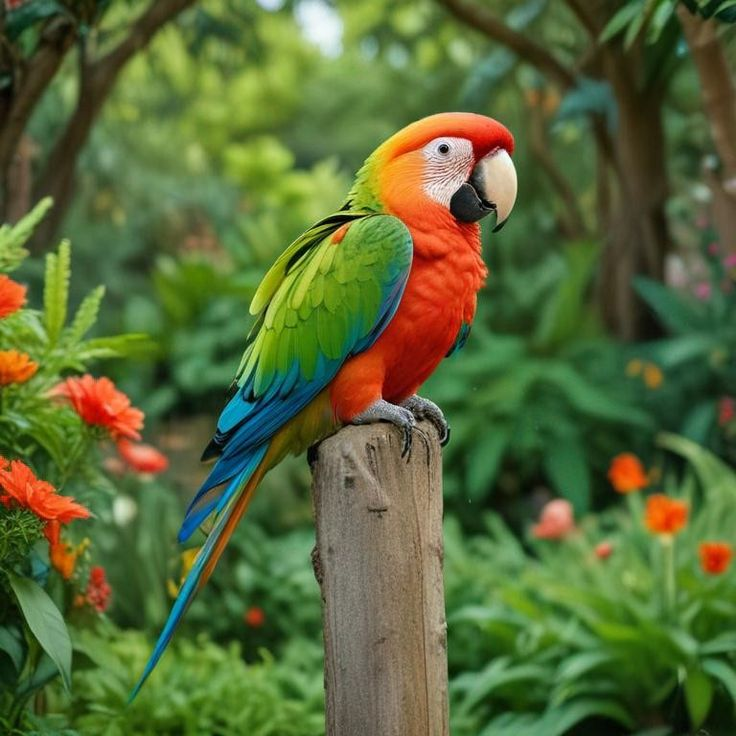
#> input picture 03_colorspaces/bird.jpeg, 736 x 736 px
$ python main.py
#> lines starting #> are read from the running program, lines starting #| are printed output that depends on the picture
import cv2

img = cv2.imread('bird.jpeg')
#> img is the input picture: shape (736, 736, 3); mean B, G, R 55.2, 105, 88.2

img_bgr = cv2.cvtColor(img, cv2.COLOR_RGB2BGR)
img_gray = cv2.cvtColor(img, cv2.COLOR_RGB2GRAY)
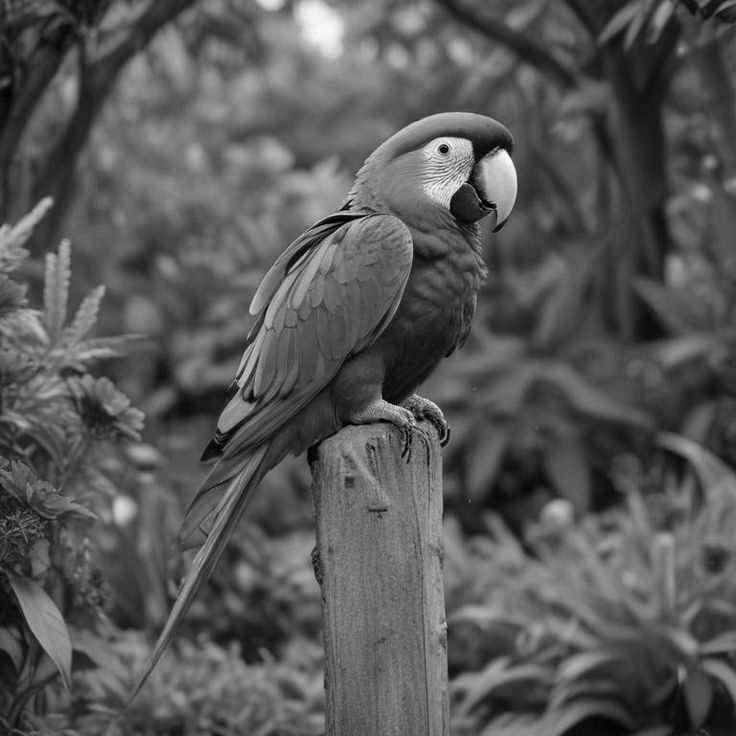
#> img_gray: shape (736, 736); min 0, max 251, mean 88.2
img_hsv = cv2.cvtColor(img, cv2.COLOR_RGB2HSV)
#> img_hsv: shape (736, 736, 3); mean H, S, V 76.9, 140.2, 115.7

cv2.imshow('img', img)
cv2.imshow('img_bgr', img_bgr)
cv2.imshow('img_gray', img_gray)
cv2.imshow('img_hsv', img_hsv)

cv2.waitKey(0)

$ run again, with 03_colorspaces/img_hsv.jpeg copied over 03_colorspaces/bird.jpeg
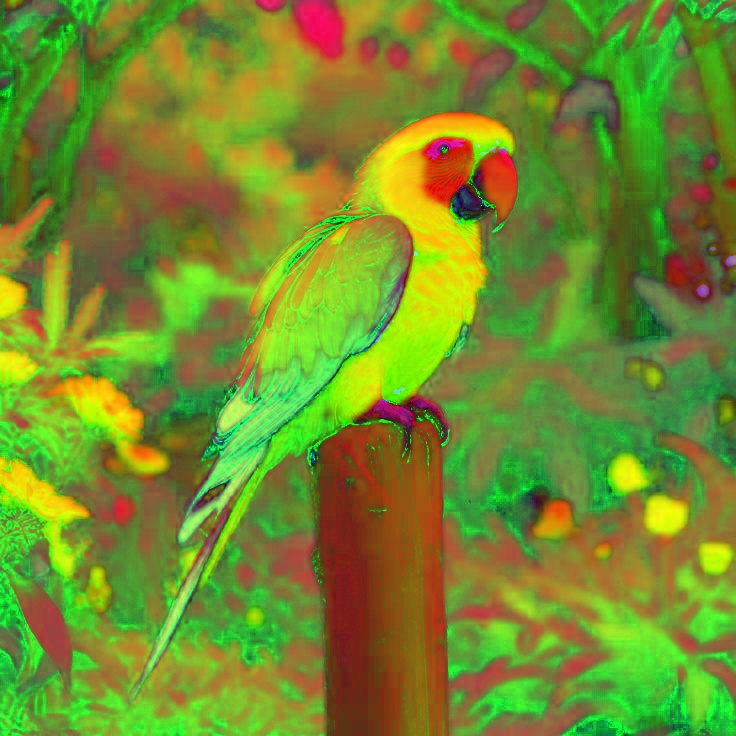
#> input picture 03_colorspaces/img_hsv.jpeg, 736 x 736 px
#> img is the input picture: shape (736, 736, 3); mean B, G, R 43.4, 140.2, 115.7
#> `img_gray = cv2.cvtColor(img, cv2.COLOR_RGB2GRAY)`:
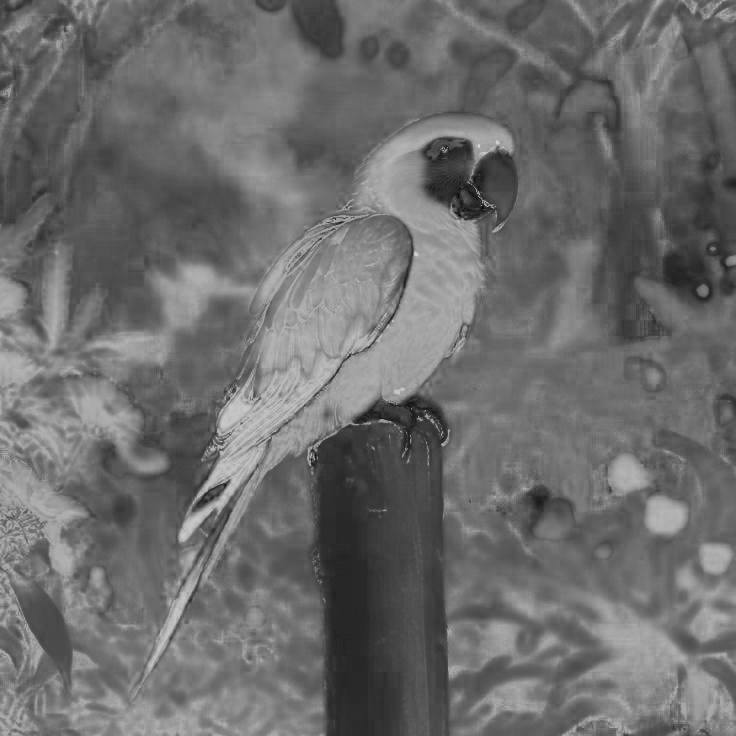
#> img_gray: shape (736, 736); min 0, max 213, mean 108.5
#> img_hsv: shape (736, 736, 3); mean H, S, V 84.3, 181.2, 156.9
